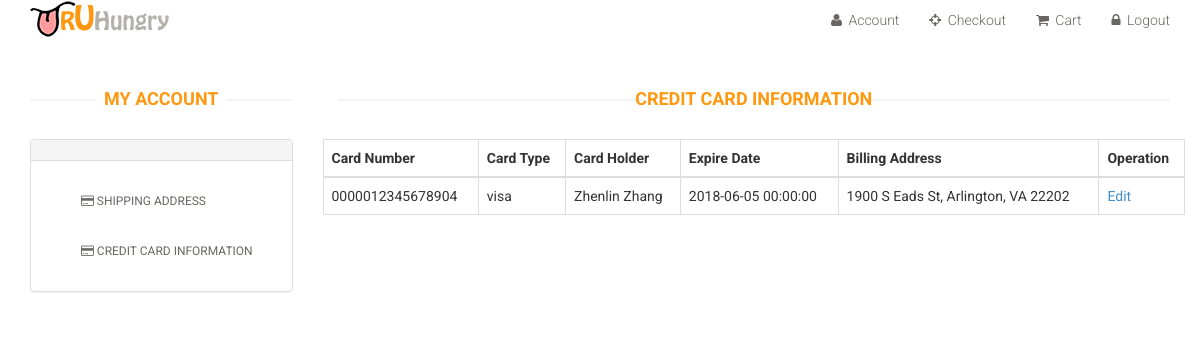
The app's page /profile_credit_card_info.php (signed in) with its own data.
### tables this page shows
CREATE TABLE credit_card_hotlist (
  Card_ID INT NOT NULL AUTO_INCREMENT,
  Username VARCHAR(50) NULL,
  Card_Account VARCHAR(50) NULL,
  Card_Type VARCHAR(15) NULL,
  Card_Holder VARCHAR(50) NULL,
  Card_Expire DATETIME NULL,
  Bill_Address VARCHAR(150) NULL,
  PRIMARY KEY (Card_ID),
  FOREIGN key (Username) references customer_info (Username));

### profile_credit_card_info.php (the view, shortened to what this page needs)
<!DOCTYPE html>
<html lang="en">
<head>
    <link href="css/bootstrap.min.css" rel="stylesheet">
    <link href="css/font-awesome.min.css" rel="stylesheet">
    <link href="css/prettyPhoto.css" rel="stylesheet">
    <link href="css/price-range.css" rel="stylesheet">
    <link href="css/animate.css" rel="stylesheet">
	<link href="css/main.css" rel="stylesheet">
	<link href="css/responsive.css" rel="stylesheet">
</head>
<body>
	<header id="header">
			<div class="container" >
				<div class="row" >
					<div class="col-sm-4">
						<div class="logo pull-left">
							<a href="index.php"><img src="images/home/mylogo.png" alt="" /></a>
						</div>
					</div>
					<div class="col-sm-8">
						<div class="shop-menu pull-right">
							<ul class="nav navbar-nav">
								<li><a href="#"><i class="fa fa-user"></i> Account</a></li>
								<li><a href="checkout.html"><i class="fa fa-crosshairs"></i> Checkout</a></li>
								<li><a href="cart.html"><i class="fa fa-shopping-cart"></i> Cart</a></li>
								<?php if($_SESSION["islogin"] == true) echo('<li><a href="logout.php"><i class="fa fa-lock"></i> Logout</a></li>');
									  else echo('<li><a href="login.php"><i class="fa fa-lock"></i> Login</a></li>');
								?>
							</ul>
						</div>
					</div>
				</div>
			</div>
	</header>
	<section>
		<div class="container" style="padding-top:50px;">
			<div class="row">
				<div class="col-sm-3">
					<div class="left-sidebar">
						<h2>My Account</h2>
							<div class="panel panel-default">
								<div class="panel-heading">
								</div>
									<div class="panel-body">
										<ul class="nav navbar-nav">
											<li><a href="profile_shipping_addr.php"><i class="fa fa-credit-card"></i> Shipping Address</a></li>
											<li><a href="#"><i class="fa fa-credit-card"></i> Credit Card Information</a></li>
										</ul>
									</div>
							</div>
					</div>
				</div>
				<div class="col-sm-9 padding-right">
					<div class="shipping_address">
						<div class="shipping_address">
							<h2 class="title text-center">Credit Card Information</h2>
							<table class="table table-bordered">
							   <thead>
								  <tr>
									 <th>Card Number</th>
									 <th>Card Type</th>
									 <th>Card Holder</th>
									 <th>Expire Date</th>
									 <th>Billing Address</th>
									 <th>Operation</th>
								  </tr>
							   </thead>
							   <tbody>
								  <tr>
									 <?php
										$select = mysql_query("select * from credit_card_hotlist where Username = '".$_SESSION["username"]."'") or die(mysql_error());
										$info = mysql_fetch_array($select);
										echo('<td>'.$info['Card_Account'].'</td>');
										echo('<td>'.$info['Card_Type'].'</td>');
										echo('<td>'.$info['Card_Holder'].'</td>');
										echo('<td>'.$info['Card_Expire'].'</td>');
										echo('<td>'.$info['Bill_Address'].'</td>');
									 ?>
									 <td><a href="javascript:add_edit()">Edit</a></td>
								  </tr>
							   </tbody>
							</table>
						</div>
				</div>
			</div>
		</div>
		</div>
	</section>
</body>
</html>

### css/main.css (style rules this page uses)
body { font-family: 'Roboto', sans-serif; background:; position: relative; font-weight:400px; }
ul li { list-style: none; }
a { -webkit-transition: 300ms; -moz-transition: 300ms; -o-transition: 300ms; transition: 300ms; }
h1, h2, h3, h4, h5, h6 { font-family: 'Roboto', sans-serif; }
.shop-menu ul li { display:inline-block; padding-left: 15px; padding-right: 15px; }
.shop-menu ul li:last-child { padding-right: 0; }
.shop-menu ul li a { background: #FFFFFF; color: #696763; font-family: 'Roboto', sans-serif; font-size: 14px; font-weight: 300; padding:0; padding-right: 0; margin-top: 10px; }
.shop-menu ul li a i { margin-right:3px; }
.left-sidebar h2, .brands_products h2 { color: #FE980F; font-family: 'Roboto', sans-serif; font-size: 18px; font-weight: 700; margin: 0 auto 30px; text-align: center; text-transform: uppercase; position: relative; z-index:3; }
.left-sidebar h2:after, h2.title:after { content: " "; position: absolute; border: 1px solid #f5f5f5; bottom:8px; left: 0; width: 100%; height: 0; z-index: -2; }
.left-sidebar h2:before { content: " "; position: absolute; background: #fff; bottom: -6px; width: 130px; height: 30px; z-index: -1; left: 50%; margin-left: -65px; }
h2.title:before { content: " "; position: absolute; background: #fff; bottom: -6px; width: 220px; height: 30px; z-index: -1; left: 50%; margin-left: -110px; }
.panel-body ul { padding-left: 20px; }
.panel-body ul li a { color: #696763; font-family: 'Roboto', sans-serif; font-size: 12px; text-transform: uppercase; }
.padding-right { padding-right: 0; }
h2.title { color: #FE980F; font-family: 'Roboto', sans-serif; font-size: 18px; font-weight: 700; margin: 0 15px; text-transform: uppercase; margin-bottom: 30px; position: relative; }

### records on screen
credit_card_hotlist: Card_Account "0000012345678904", Card_Type "visa", Card_Holder "Zhenlin Zhang", Card_Expire "2018-06-05 00:00:00", Bill_Address "1900 S Eads St, Arlington, VA 22202"
